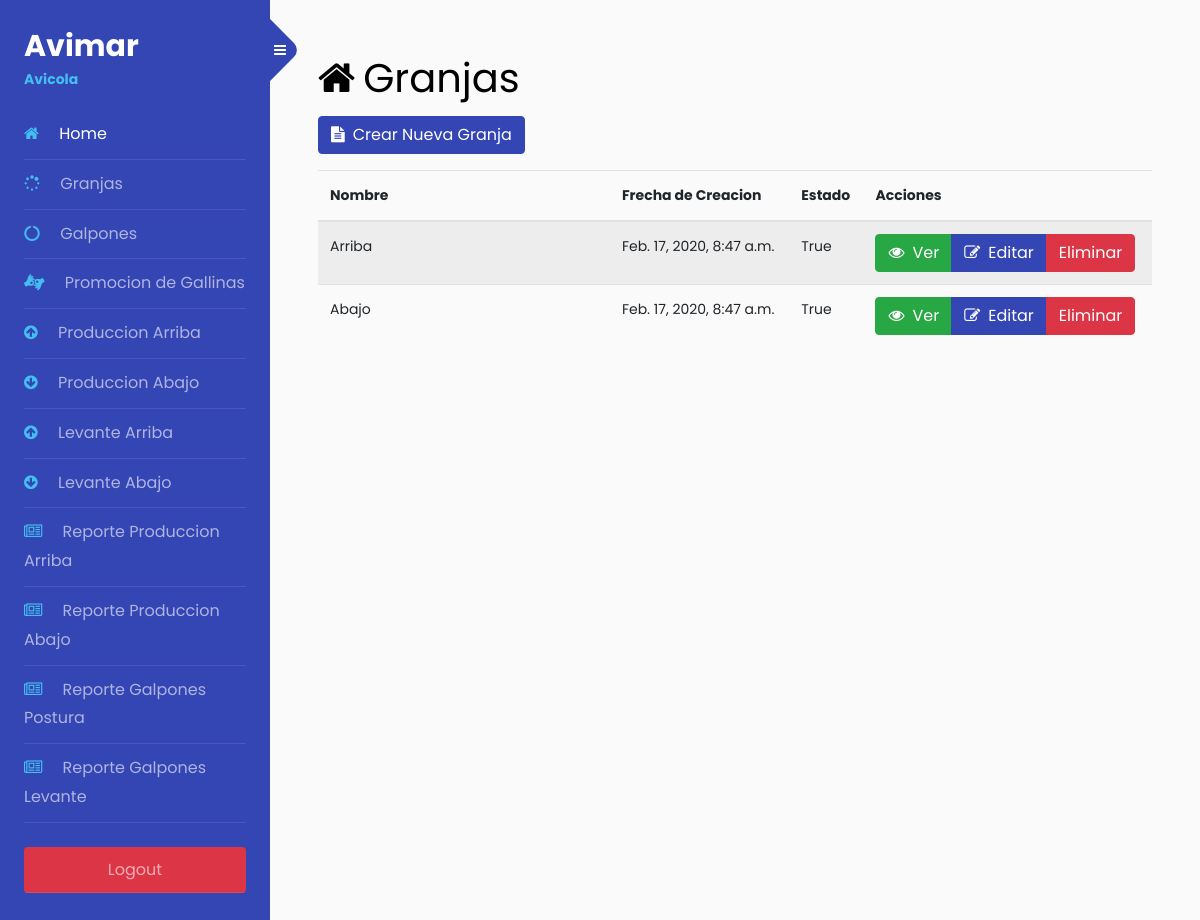
/farm/ (signed in), run on the app's committed database.
### farms/models.py (models this page shows, shortened)
class Farm(models.Model):
    name = models.CharField(
        max_length=50,
        unique=True)
    is_active = models.BooleanField(
        default=True,
    )
    created = models.DateTimeField(
        auto_now_add=True,
    )
    updated = models.DateTimeField(
        auto_now=True,
    )
    class Meta:
        verbose_name = "Farm"
        verbose_name_plural = "Farms"

### farms/views.py (the view)
# urls.py: path('farm/', FarmListado.as_view(template_name = "farm/lista.html"), name='leer_farm'),
class FarmListado(LoginRequiredMixin,ListView):
    model = Farm

### farms/templates/farm/lista.html (shortened to what this page needs)
{% extends 'farm/base.html' %}
{% block content %}
{% load static %}
{% if 'farms.view_farm' in user.get_all_permissions %}
<h1><span class="fa fa-home mr-2"></span>Granjas</h1>
{% if 'farms.add_farm' in user.get_all_permissions %}
<div align="left" class="btn_crear mb-3">
  <a href="crear"  class="btn btn-primary"><span class="fa fa-file-text mr-2"></span>Crear Nueva Granja</a>
</div>
{% endif%}
<table class="table table-striped table-hover">
  <thead>
    <tr>
      <th width="35%">Nombre</th>
      <th>Frecha de Creacion</th>
      <th>Estado</th>
      <th>Acciones</th>
    </tr>
  </thead>
  <tbody>
  {% for farm in object_list %}
    <tr>
      <td>{{ farm.name }}</td>
      <td>{{ farm.created }}</td>
      <td>{{ farm.is_active }}</td>
      <td>
        <form method="POST" action="eliminar/{{farm.id}}">
          <div class="btn-group">
              <a href="detalle/{{farm.id}}" title="Ver"  class="btn btn-success"><span class="fa fa-eye mr-2"></span>Ver </a>
            {% if 'farms.change_farm' in user.get_all_permissions %}
              <a href="editar/{{farm.id}}" title="Editar"  class="btn btn-primary"><span class="fa fa-pencil-square-o mr-2"></span>Editar </a>
            {% endif %}
            {% if 'farms.delete_farm' in user.get_all_permissions %}
              <button class="btn btn-danger" onclick="return eliminar();" type="submit">
                Eliminar
              </button>
            {% endif %}
          </div>
        </form>
      </td>
    </tr>
  {% endfor %}
  </tbody>
</table>
{% endif %}
{% endblock %}

### data on the page
Farm: name "Arriba", created "Feb. 17, 2020, 8:47 a.m.", is_active "True"
Farm: name "Abajo", created "Feb. 17, 2020, 8:47 a.m.", is_active "True"
